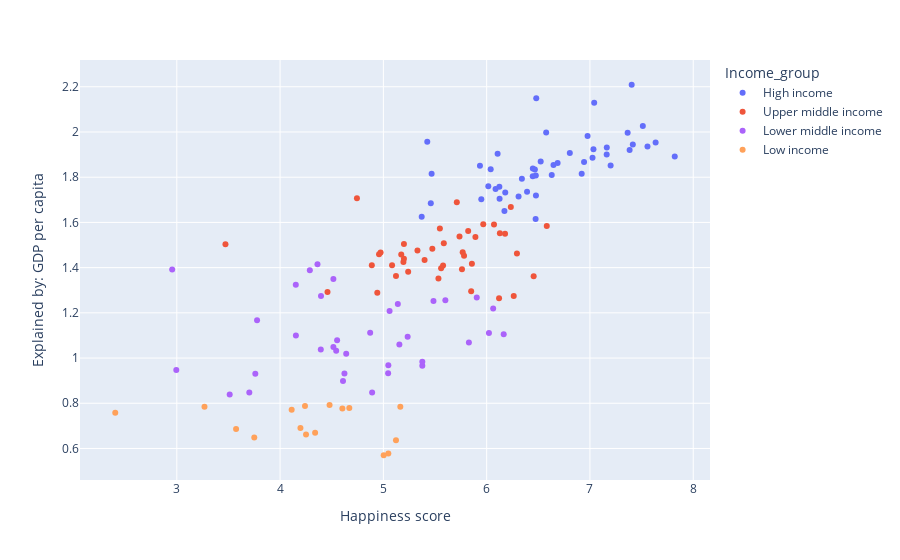

The notebook cell saved with this chart:
### Code cell
# Happiness score vs GDPPC

px.scatter(merged_df_2, x="Happiness score",
           y="Explained by: GDP per capita",
           color="Income_group",
           hover_data="Country",).show()

### Figure 1 — Plotly figure (JSON) as saved in the notebook; plotly's stock layout.template omitted (floating-point values rounded to 4 significant figures)
{"data": [{"customdata": [["Finland"], ["Denmark"], ["Iceland"], ["Switzerland"], ["Netherlands"], ["Luxembourg"], ["Sweden"], ["Norway"], ["New Zealand"], ["Austria"], ["Australia"], ["Ireland"], ["Germany"], ["Canada"], ["United States"], ["United Kingdom"], ["Czechia"], ["Belgium"], ["France"], ["Bahrain"], ["Slovenia"], ["United Arab Emirates"], ["Saudi Arabia"], ["Singapore"], ["Romania"], ["Spain"], ["Uruguay"], ["Italy"], ["Malta"], ["Lithuania"], ["Slovakia"], ["Estonia"], ["Panama"], ["Latvia"], ["Chile"], ["Croatia"], ["Poland"], ["Kuwait"], ["Hungary"], ["Japan"], ["Portugal"], ["Greece"], ["South Korea"], ["North Cyprus"], ["Russia"], ["Hong Kong S.A.R. of China"], ["Bulgaria"]], "hovertemplate": "Income_group=High income<br>Happiness score=%{x}<br>Explained by: GDP per capita=%{y}<br>Country=%{customdata[0]}<extra></extra>", "legendgroup": "High income", "marker": {"color": "#636efa", "symbol": "circle"}, "mode": "markers", "name": "High income", "orientation": "v", "showlegend": true, "type": "scatter", "x": [7.821, 7.636, 7.557, 7.512, 7.415, 7.404, 7.384, 7.365, 7.2, 7.163, 7.162, 7.041, 7.034, 7.025, 6.977, 6.943, 6.92, 6.805, 6.687, 6.647, 6.63, 6.576, 6.523, 6.48, 6.477, 6.476, 6.474, 6.467, 6.447, 6.446, 6.391, 6.341, 6.309, 6.18, 6.172, 6.125, 6.123, 6.106, 6.086, 6.039, 6.016, 5.948, 5.935, 5.467, 5.459, 5.425, 5.371], "xaxis": "x", "y": [1.892, 1.953, 1.936, 2.026, 1.945, 2.209, 1.92, 1.997, 1.852, 1.931, 1.9, 2.129, 1.924, 1.886, 1.982, 1.867, 1.815, 1.907, 1.863, 1.854, 1.81, 1.998, 1.87, 2.149, 1.719, 1.808, 1.615, 1.834, 1.838, 1.804, 1.736, 1.793, 1.715, 1.732, 1.651, 1.705, 1.758, 1.904, 1.748, 1.835, 1.76, 1.703, 1.851, 1.815, 1.685, 1.957, 1.625], "yaxis": "y"}, {"customdata": [["Costa Rica"], ["Kosovo"], ["Brazil"], ["Guatemala"], ["Kazakhstan"], ["Serbia"], ["Mexico"], ["El Salvador"], ["Mauritius"], ["Argentina"], ["Thailand"], ["Moldova"], ["Jamaica"], ["Belarus"], ["Colombia"], ["Bosnia and Herzegovina"], ["Mongolia"], ["Dominican Republic"], ["Malaysia"], ["China"], ["Paraguay"], ["Peru"], ["Montenegro"], ["Ecuador"], ["Turkmenistan"], ["Armenia"], ["Libya"], ["Indonesia"], ["North Macedonia"], ["Albania"], ["South Africa"], ["Azerbaijan"], ["Algeria"], ["Ukraine"], ["Georgia"], ["Gabon"], ["Iraq"], ["Iran"], ["Turkey"], ["Namibia"], ["Botswana"]], "hovertemplate": "Income_group=Upper middle income<br>Happiness score=%{x}<br>Explained by: GDP per capita=%{y}<br>Country=%{customdata[0]}<extra></extra>", "legendgroup": "Upper middle income", "marker": {"color": "#EF553B", "symbol": "circle"}, "mode": "markers", "name": "Upper middle income", "orientation": "v", "showlegend": true, "type": "scatter", "x": [6.582, 6.455, 6.293, 6.262, 6.234, 6.178, 6.128, 6.12, 6.071, 5.967, 5.891, 5.857, 5.85, 5.821, 5.781, 5.768, 5.761, 5.737, 5.711, 5.585, 5.578, 5.559, 5.547, 5.533, 5.474, 5.399, 5.33, 5.24, 5.199, 5.199, 5.194, 5.173, 5.122, 5.084, 4.973, 4.958, 4.941, 4.888, 4.744, 4.459, 3.471], "xaxis": "x", "y": [1.584, 1.362, 1.462, 1.274, 1.668, 1.55, 1.552, 1.265, 1.591, 1.592, 1.535, 1.417, 1.296, 1.562, 1.452, 1.468, 1.393, 1.538, 1.689, 1.508, 1.409, 1.397, 1.573, 1.352, 1.484, 1.434, 1.476, 1.382, 1.505, 1.439, 1.425, 1.458, 1.363, 1.411, 1.467, 1.459, 1.289, 1.41, 1.707, 1.292, 1.503], "yaxis": "y"}, {"customdata": [["Nicaragua"], ["Uzbekistan"], ["Honduras"], ["Philippines"], ["Kyrgyzstan"], ["Bolivia"], ["Vietnam"], ["Tajikistan"], ["Nepal"], ["Ivory Coast"], ["Bangladesh"], ["Laos"], ["Morocco"], ["Cameroon"], ["Senegal"], ["Guinea"], ["Ghana"], ["Cambodia"], ["Benin"], ["Comoros"], ["Nigeria"], ["Kenya"], ["Tunisia"], ["Pakistan"], ["Eswatini, Kingdom of"], ["Myanmar"], ["Sri Lanka"], ["Egypt"], ["Mauritania"], ["Jordan"], ["India"], ["Zambia"], ["Tanzania"], ["Lesotho"], ["Zimbabwe"], ["Lebanon"]], "hovertemplate": "Income_group=Lower middle income<br>Happiness score=%{x}<br>Explained by: GDP per capita=%{y}<br>Country=%{customdata[0]}<extra></extra>", "legendgroup": "Lower middle income", "marker": {"color": "#ab63fa", "symbol": "circle"}, "mode": "markers", "name": "Lower middle income", "orientation": "v", "showlegend": true, "type": "scatter", "x": [6.165, 6.063, 6.022, 5.904, 5.828, 5.6, 5.485, 5.377, 5.377, 5.235, 5.155, 5.14, 5.06, 5.048, 5.046, 4.891, 4.872, 4.64, 4.623, 4.609, 4.552, 4.543, 4.516, 4.516, 4.396, 4.394, 4.362, 4.288, 4.153, 4.152, 3.777, 3.76, 3.702, 3.512, 2.995, 2.955], "xaxis": "x", "y": [1.105, 1.219, 1.111, 1.268, 1.069, 1.256, 1.252, 0.966, 0.984, 1.094, 1.06, 1.239, 1.208, 0.968, 0.933, 0.848, 1.112, 1.019, 0.932, 0.899, 1.079, 1.032, 1.35, 1.049, 1.274, 1.038, 1.415, 1.388, 1.1, 1.324, 1.167, 0.93, 0.848, 0.839, 0.947, 1.392], "yaxis": "y"}, {"customdata": [["Gambia"], ["Liberia"], ["Mozambique"], ["Niger"], ["Burkina Faso"], ["Uganda"], ["Mali"], ["Madagascar"], ["Chad"], ["Ethiopia"], ["Yemen"], ["Togo"], ["Malawi"], ["Sierra Leone"], ["Rwanda"], ["Afghanistan"]], "hovertemplate": "Income_group=Low income<br>Happiness score=%{x}<br>Explained by: GDP per capita=%{y}<br>Country=%{customdata[0]}<extra></extra>", "legendgroup": "Low income", "marker": {"color": "#FFA15A", "symbol": "circle"}, "mode": "markers", "name": "Low income", "orientation": "v", "showlegend": true, "type": "scatter", "x": [5.164, 5.122, 5.048, 5.003, 4.67, 4.603, 4.479, 4.339, 4.251, 4.241, 4.197, 4.112, 3.75, 3.574, 3.268, 2.404], "xaxis": "x", "y": [0.785, 0.636, 0.578, 0.57, 0.779, 0.777, 0.792, 0.67, 0.662, 0.788, 0.691, 0.771, 0.648, 0.686, 0.785, 0.758], "yaxis": "y"}], "layout": {"legend": {"title": {"text": "Income_group"}, "tracegroupgap": 0}, "margin": {"t": 60}, "xaxis": {"anchor": "y", "domain": [0, 1], "title": {"text": "Happiness score"}}, "yaxis": {"anchor": "x", "domain": [0, 1], "title": {"text": "Explained by: GDP per capita"}}}}
